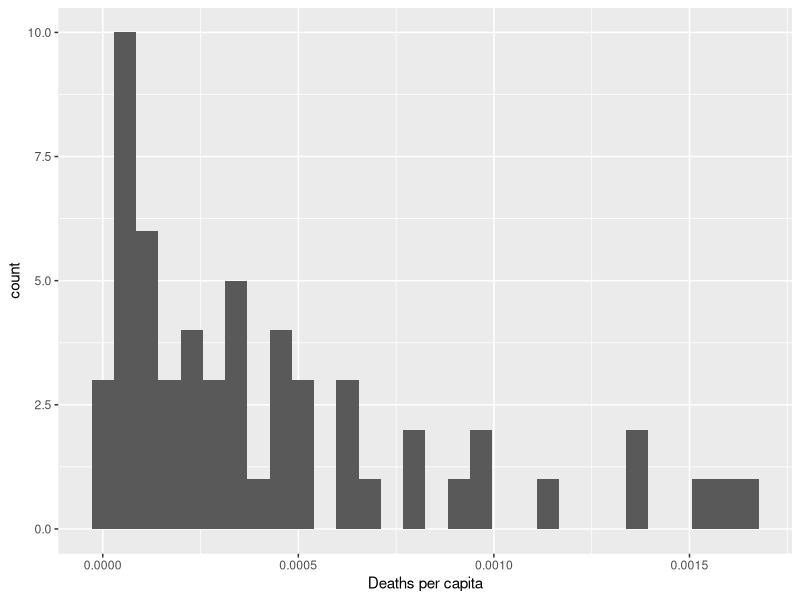
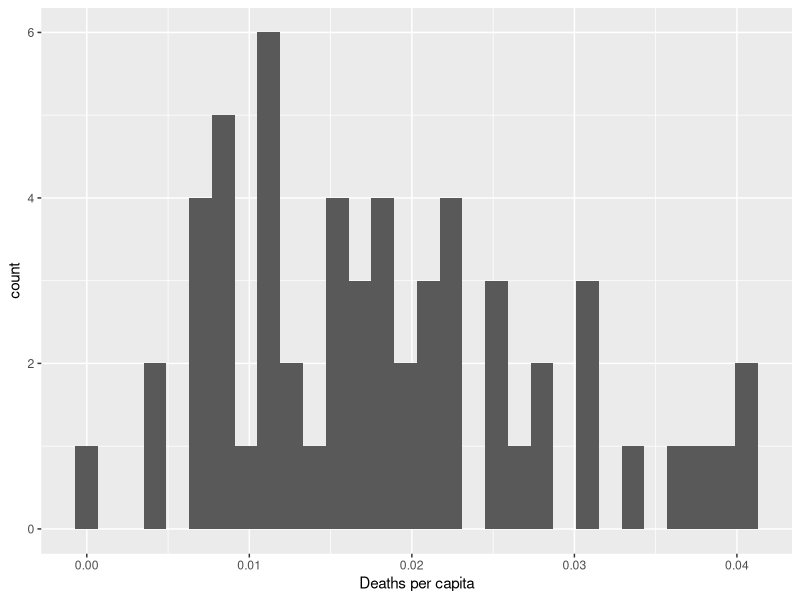

Write R code to recreate these figures, in order. (Note: this script raises an error after producing the figures.)
## ---- chunk 1
library(tidyverse)
library(MASS)
library(caret)
## ---- chunk 2
county_health_covid <- read_csv("../data/health_metrics_and_covid_cases_by_county.csv")
# create new column for deaths per capita
county_health_covid <- county_health_covid %>% 
  mutate(`Deaths per capita` = deaths / `Population`)
state_choice <- c("New York") # select a state for the analysis

# lets see what the deaths per capita distribution looks like:
county_health_covid %>% filter(State == state_choice) %>% ggplot() +
  aes(`Deaths per capita`) %>%
  geom_histogram()

# correct the positive skew by applying a square-root transformation
county_health_covid$`Deaths per capita` <- sqrt(county_health_covid$`Deaths per capita`)

county_health_covid %>% filter(State == state_choice) %>% ggplot() +
  aes(`Deaths per capita`) %>%
  geom_histogram()

# calculate mean and std deviation for deaths per capita for the chosen state
subset_by_state <- county_health_covid %>% filter(State == state_choice)
std_dev_deaths_cap <- sd(subset_by_state$`Deaths per capita`)
mean_deaths_cap <- mean(subset_by_state$`Deaths per capita`)

# Creates a Severity label (low, med, high) based on the deaths per capita in each county
subset_by_state <- subset_by_state %>% mutate(Severity = case_when(`Deaths per capita` <= (mean_deaths_cap - std_dev_deaths_cap) ~ "low",
                                                                   `Deaths per capita` > (mean_deaths_cap - std_dev_deaths_cap) &
                                                                   `Deaths per capita` <= (mean_deaths_cap + std_dev_deaths_cap) ~ "med",
                                                                   `Deaths per capita` > (mean_deaths_cap + std_dev_deaths_cap) ~ "high"))
subset_by_state
## ---- chunk 3
# drop unneeded columns
lda_data <- dplyr::select(subset_by_state, -c("County", "Code", "State", "Abbrev", "Population", "state", "fips", "cases", "deaths", `Deaths per capita`))

# drop rows with NA values, since these can't be used for training or testing
lda_data <- lda_data %>% drop_na()

# partition the data into a training set and a test set
# code for this adapted from:
# http://www.sthda.com/english/articles/36-classification-methods-essentials/146-discriminant-analysis-essentials-in-r/
set.seed(123)
training_samples <- lda_data$Severity %>%
  caret::createDataPartition(p = 0.8, list = FALSE)
train_data <- lda_data[training_samples, ]
test_data <- lda_data[-training_samples, ]

preproc.param <- train_data %>% 
  preProcess(method = c("center", "scale"))
# Transform the data using the estimated parameters
train_transformed <- preproc.param %>% predict(train_data)
test_transformed <- preproc.param %>% predict(test_data)
## ---- chunk 4
covid_lda <- lda(formula = Severity ~ ., data = train_transformed)
covid_lda
covid_predictions <- covid_lda %>% predict(test_transformed)
mean(covid_predictions$class==test_transformed$Severity)
## ---- chunk 5
train_transformed
lda_plot_data <- data.frame(predict(covid_lda)$x)
lda_plot_data
#lda_plot_data <- cbind(train_transformed, predict(covid_lda)$x)
ggplot(lda_plot_data, aes(LD1, LD2, color = train_transformed$Severity)) +
  geom_point() +
  stat_ellipse(type = "norm")
